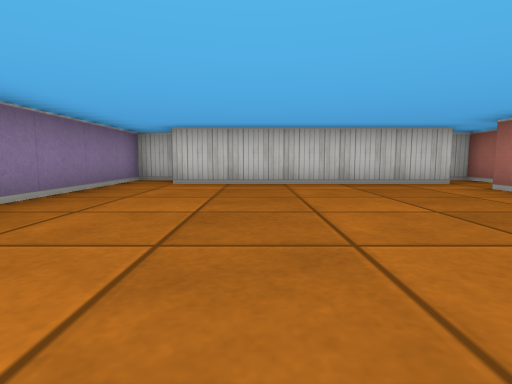
[1] (above)

12 first-person views from a walk through a cub3D ray-caster map. The camera is about half as high as the walls, tilts 6° down and sees 80° across. The floor is counted in squares. Each view is taken from the middle of a square. On the plan, view 1 faces up. The plan holds only what a view shows up to about 9 squares ahead; the rest is blank.

[2]
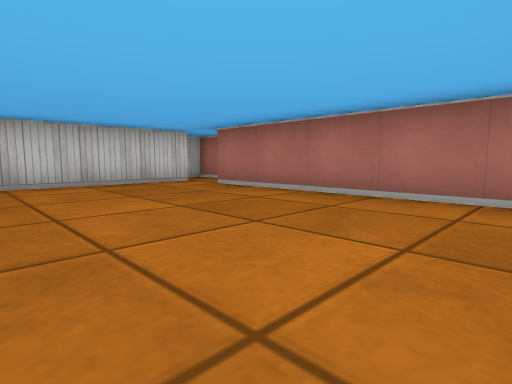

[3]
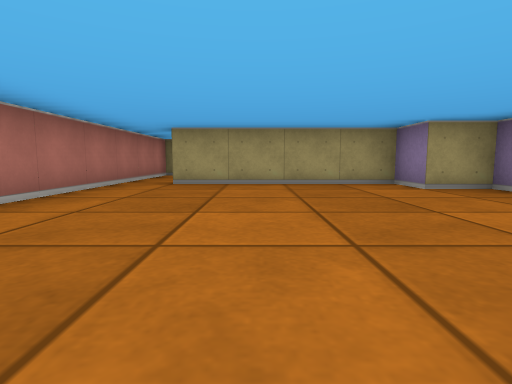

[4]
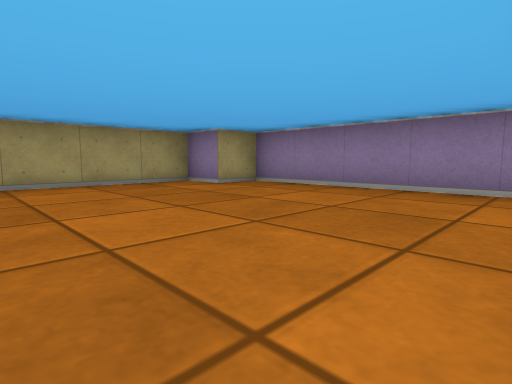

[5]
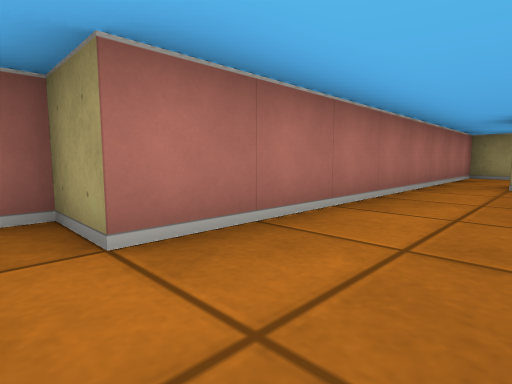

[6]
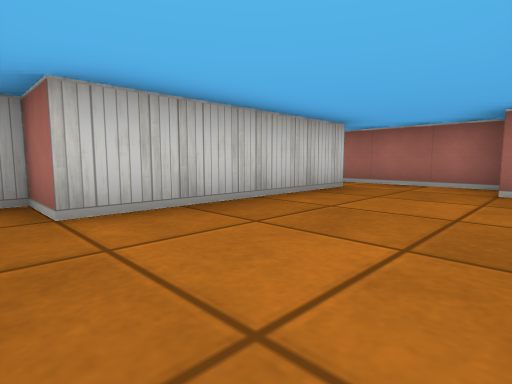

[7]
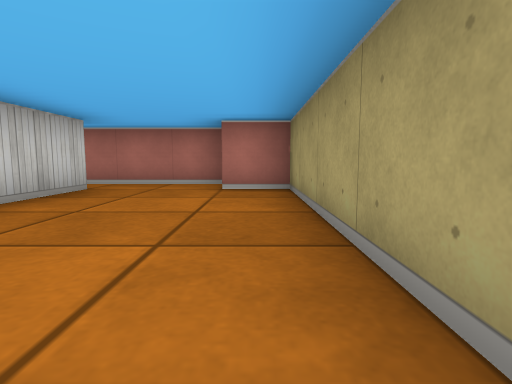

[8]
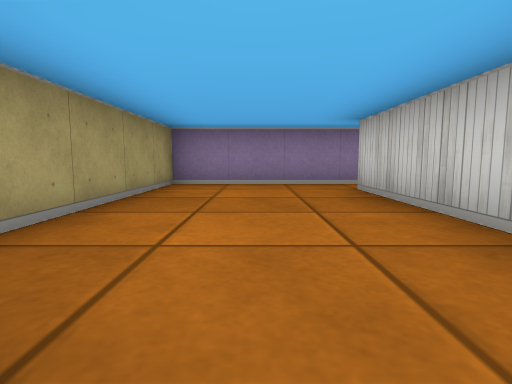

[9]
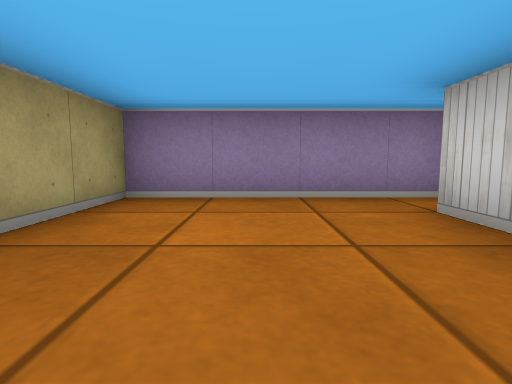

[10]
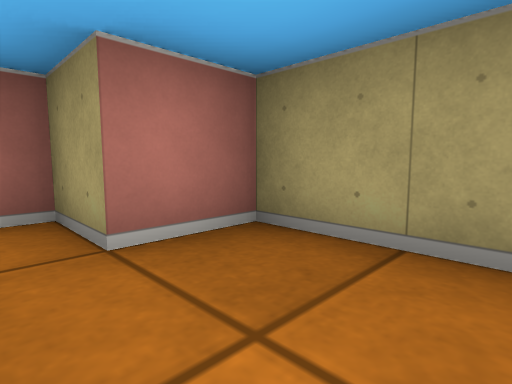

[11]
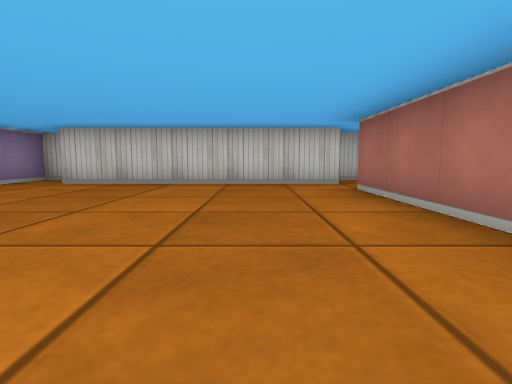

[12]
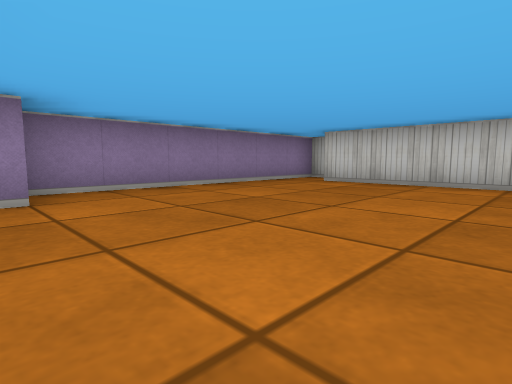

### Floor plan
Points are (right, up) in squares from view 1. A wall is a line through its corners. A room is listed if a view was taken in it or the views show most of it. See-through windows are left out.
Room 1 (views 1, 2, 3, 4, 5, 11, 12)
walls: (3.6, 5.5) (-1.5, 5.5); (3.5, -0.5) (3.5, 4.5) (4.5, 4.5) (4.5, 6.5) (3.8, 6.5); (-1.8, 6.5) (-2.5, 6.5) (-2.5, 0.5) (-1.5, 0.5) (-1.5, -0.5) (2.5, -0.5)
ways out: opening at (3, -1) to room 2
Room 2 (views 6, 7, 8, 9, 10)
walls: (2.6, -1.5) (-1.5, -1.5); (-2.5, -0.9) (-2.5, -4.5) (2.5, -4.5) (2.5, -3.5) (3.5, -3.5) (3.5, -0.5)
ways out: opening at (3, -1) to room 1

Where each view was taken, in squares from view 1:
view 1: 0 up, 0 right, facing up
view 2: 0 up, 0 right, facing up-right
view 3: 5 up, 1 right, facing down
view 4: 5 up, 2 right, facing down-left
view 5: 5 up, 2 right, facing down-right
view 6: 4 down, 2 left, facing up-right
view 7: 4 down, 2 left, facing right
view 8: 3 down, 3 right, facing left
view 9: 3 down, 1 right, facing left
view 10: 3 down, 1 right, facing down-right
view 11: 0 up, 2 right, facing up
view 12: 0 up, 2 right, facing up-left
